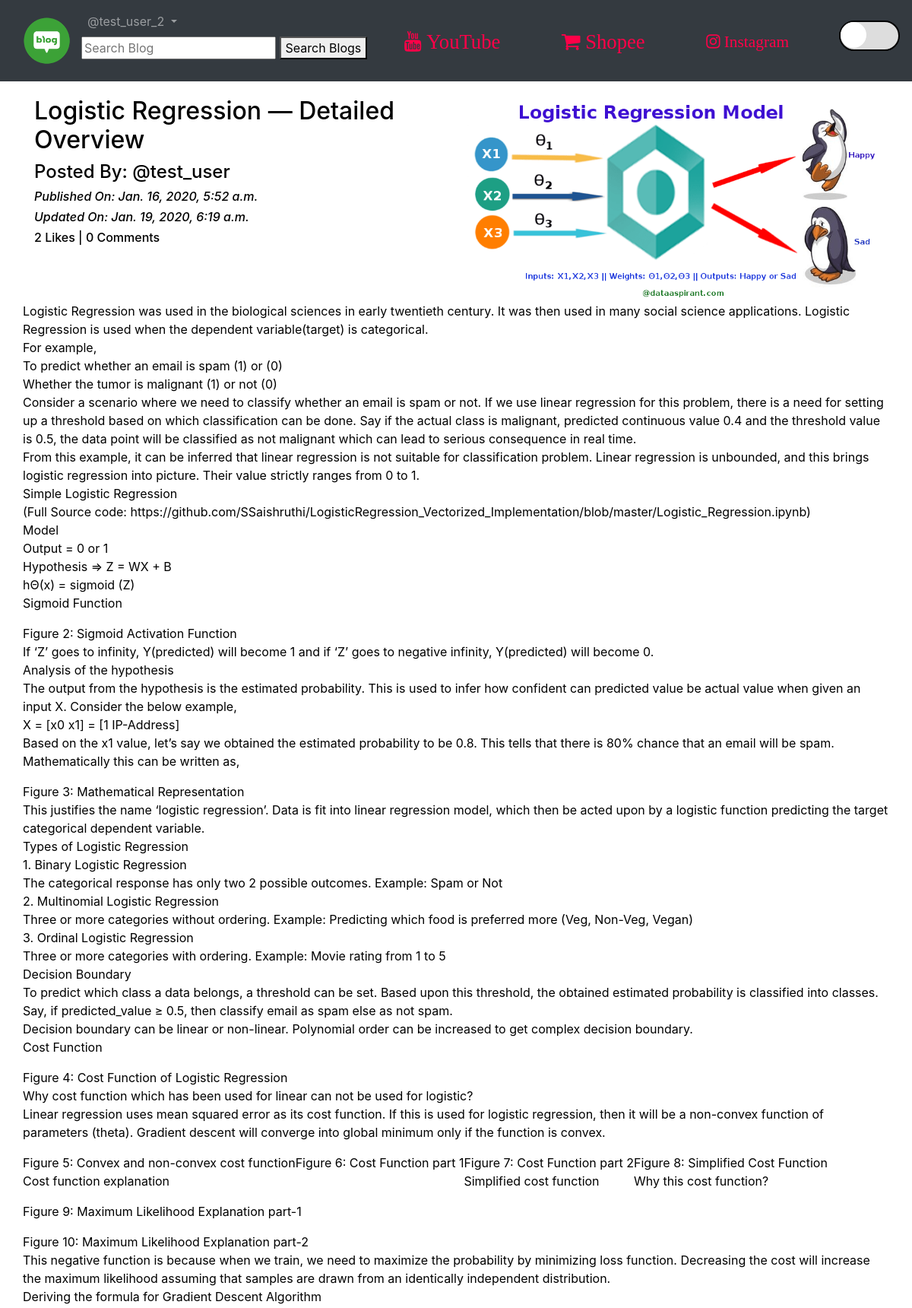
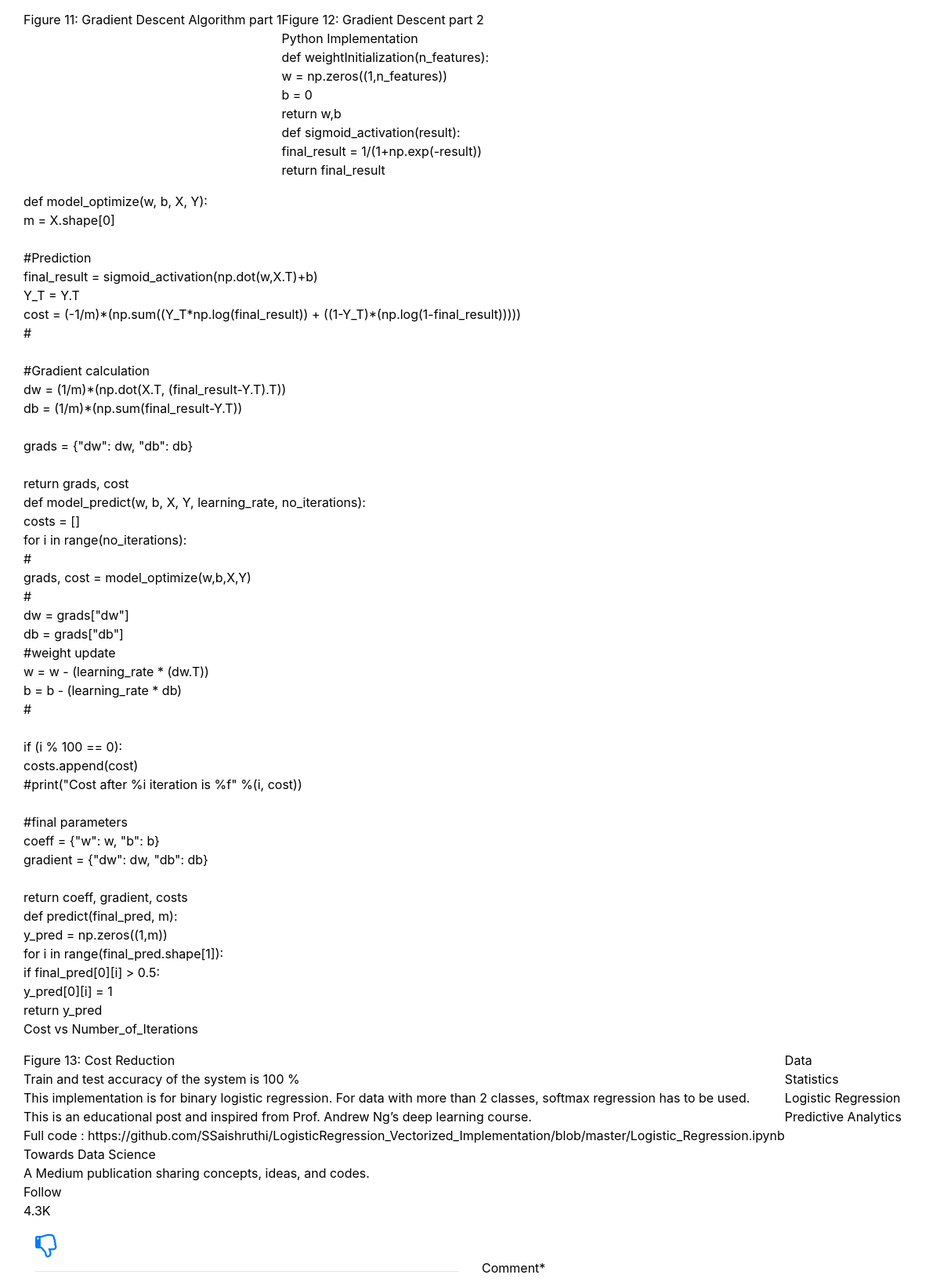
The app's page /blog/details/Logistic-Regression--Detailed-Overview-6d966158-6087-490f-a4a5-b92802ec9058 (signed in, upper part) with its own data (2 pictures, top to bottom).
### App_Blog/models.py (models this page shows, shortened)
class Blog(models.Model):
    author = models.ForeignKey(User, on_delete=models.CASCADE, related_name='post_author')
    blog_title = models.CharField(max_length=264, verbose_name="Put a Title")
    slug = models.SlugField(max_length=264, unique=True)
    blog_content = models.TextField(verbose_name="What is on your mind?")
    blog_image = models.ImageField(upload_to='blog_images', verbose_name="Image")
    publish_date = models.DateTimeField(auto_now_add=True)
    update_date = models.DateTimeField(auto_now=True)
    class Meta:
        ordering = ['-publish_date',]

### App_Blog/views.py (the view, shortened to what this page needs)
# urls.py: path('details/<slug:slug>', views.blog_details, name='blog_details'),
@login_required
def blog_details(request, slug):
    blog = Blog.objects.get(slug=slug)
    comment_form = CommentForm()
    already_liked = Likes.objects.filter(blog=blog, user= request.user)
    if already_liked:
        liked = True
    else:
        liked = False
    return render(request, 'App_Blog/blog_details.html', context={'blog':blog, 'comment_form':comment_form, 'liked':liked,})

### App_Blog/forms.py
class CommentForm(forms.ModelForm):
    class Meta:
        model = Comment
        fields = ('comment',)

### templates/App_Blog/blog_details.html (shortened to what this page needs)
{% extends 'base.html' %}
{% load crispy_forms_tags %}
{% block body_block %}
<div class="row">
  <div class="col-sm-6">
    <h2>{{blog.blog_title}}</h2>
    <h4>Posted By: @{{blog.author}}</h4>
    <i><h6>Published On: {{blog.publish_date}}</h6></i>
    <i><h6>Updated On: {{blog.update_date}}</h6></i>
    <h6>{{blog.liked_blog.count}} Likes | {{blog.blog_comment.count}} Comments</h6>
  </div>
  <div class="col-sm-6">
    <img src="/media/{{blog.blog_image}}" width="100%">
  </div>
  <p>
    {{blog.blog_content|linebreaks}}
  </p>
  </div>
  {% if not liked %}
  <a href="{% url 'App_Blog:liked_post' pk=blog.pk %}">
    <i class="fa fa-thumbs-o-up fa-2x" aria-hidden="true"></i>
  </a>
  {% else %}
  <a href="{% url 'App_Blog:unliked_post' pk=blog.pk %}">
    <i class="fa fa-thumbs-o-down fa-2x" aria-hidden="true"></i>
  </a>
  {% endif %}
  <div class="row">
    <div class="col-sm-6">
      <hr>
    </div>
    <div class="col-sm-6">
      <form method="POST">
        {{ comment_form|crispy }}
      </form>
    </div>
  </div>
  <br>
  <br>
  {% endblock %}

### templates/base.html (shortened to what this page needs)
<!DOCTYPE html>
{% load static %}
<html lang="en" dir="ltr">
<head>
  <link rel="stylesheet" href="https://maxcdn.bootstrapcdn.com/bootstrap/4.4.1/css/bootstrap.min.css">
  <link href="https://maxcdn.bootstrapcdn.com/font-awesome/4.7.0/css/font-awesome.min.css" rel="stylesheet">
</head>
<body>
  <nav class="navbar navbar-expand-sm bg-dark navbar-dark" style="justify-content: space-between;">
    <ul class="navbar-nav">
      <li class="nav-item active">
        <a class="nav-link" href="{% url 'index' %}"><img src="/media/logo.png" width="75px"></a>
      </li>
      {% if user.is_authenticated %}
  <div class="nav-item dropdown">
        <a class="nav-link dropdown-toggle" href="#" id="navbardrop" data-toggle="dropdown">
          @{{user.username}}
        </a>
        <form action="{% url 'App_Blog:search_blog' %}" method="get">
          <input type="text" name="q" placeholder="Search Blog">
          <button type="submit"> Search Blogs</button>
        </form>
  </div>
      {% endif %}
    </ul>
    <li class="nav-link">
      <a class="nav-link youtube-link" href="https://www.youtube.com/@phuctraninh6410/featured">
        <i class="fa fa-youtube fa-lg"> YouTube </i>
      </a>
    </li>
    <li class="nav-link">
      <a class="nav-link shopee-link" href="https://shopee.vn/?gad_source=1&gclid=Cj0KCQjw2uiwBhCXARIsACMvIU27KkY9gvNQXNh6nRAi7K2OzEywcMEXH0Euv7FGAKjPQWCbqvyvHEEaAm-BEALw_wcB&is_from_login=true">
        <i class="fa fa-shopping-cart fa-lg"> Shopee </i>
      </a>
    </li>
    <li class="nav-link">
      <a class="nav-link" href="https://www.instagram.com/phucdinh141/">
        <i class="fa fa-instagram fa-lg"> Instagram </i>
      </a>
    </li>
    <div>
      <label for="dark-mode" class="label">
        <div class="circle"></div>
      </label>
    </div>
  </nav>
  <div class="container" style="padding-top:20px">
    {% block body_block %}
    {% endblock %}
  </div>
</body>
</html>

### templates/base.html (style rules this page uses)
.label { width: 80px; height: 40px; background: #ddd; cursor: pointer; border-radius: 25px; border: 2px solid #010101; }
.circle { background-color: white; width: 34px; height: 34px; border-radius: 50%; top: 3px; left: 3px; animation: close 0.4s linear forwards; }
.shopee-link { font-size: 20px; color: rgb(128, 0, 13); }
.nav-link { color: rgb(255, 0, 72); }
.youtube-link { font-size: 20px; color: rgb(255, 0, 72); }

### records on screen
Blog: blog_title "Logistic Regression — Detailed Overview", author "test_user", publish_date "Jan. 16, 2020, 5:52 a.m.", update_date "Jan. 19, 2020, 6:19 a.m.", liked_blog.count "2", blog_comment.count "0", blog_image (picture), blog_content "Logistic Regression was used in the biological sciences in early twentieth century. It was then used in many social science applications. Logistic Regression is used when the dependent variable(target) is categorical. For example, To predict whether an email is spam (1) or (0) Whether the tumor is malignant (1) or not (0) Consider a scenario where we need to classify whether an email is spam or not. If we use linear regression for this problem, there is a need for setting up a threshold based on which classification can be done. Say if the actual class is malignant, predicted continuous value 0.4 and the threshold value is 0.5, the data point will be classified as not malignant which can…"

### other values on screen
{{ user.username }} "test_user_2"
{{ comment_form|crispy }} "Comment *"
